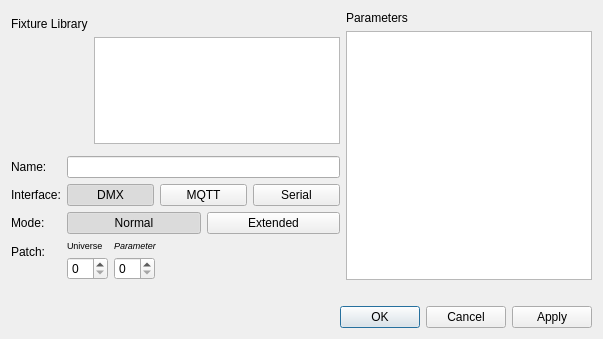
<?xml version="1.0" encoding="UTF-8"?>
<ui version="4.0">
 <class>FixtureSelect</class>
 <widget class="QDialog" name="FixtureSelect">
  <property name="geometry">
   <rect>
    <x>0</x>
    <y>0</y>
    <width>603</width>
    <height>339</height>
   </rect>
  </property>
  <property name="windowTitle">
   <string>Dialog</string>
  </property>
  <layout class="QGridLayout" name="gridLayout">
   <item row="2" column="0">
    <widget class="QDialogButtonBox" name="buttonBox">
     <property name="orientation">
      <enum>Qt::Orientation::Horizontal</enum>
     </property>
     <property name="standardButtons">
      <set>QDialogButtonBox::StandardButton::Apply|QDialogButtonBox::StandardButton::Cancel|QDialogButtonBox::StandardButton::Ok</set>
     </property>
     <property name="centerButtons">
      <bool>false</bool>
     </property>
    </widget>
   </item>
   <item row="0" column="0">
    <layout class="QHBoxLayout" name="horizontalLayout">
     <item>
      <layout class="QVBoxLayout" name="verticalLayout">
       <item>
        <layout class="QFormLayout" name="formLayout">
         <item row="1" column="0">
          <widget class="QLabel" name="label_2">
           <property name="text">
            <string>Fixture Library</string>
           </property>
          </widget>
         </item>
         <item row="0" column="1">
          <spacer name="verticalSpacer">
           <property name="orientation">
            <enum>Qt::Orientation::Vertical</enum>
           </property>
           <property name="sizeHint" stdset="0">
            <size>
             <width>20</width>
             <height>40</height>
            </size>
           </property>
          </spacer>
         </item>
         <item row="3" column="1">
          <spacer name="verticalSpacer_2">
           <property name="orientation">
            <enum>Qt::Orientation::Vertical</enum>
           </property>
           <property name="sizeHint" stdset="0">
            <size>
             <width>20</width>
             <height>40</height>
            </size>
           </property>
          </spacer>
         </item>
         <item row="2" column="1">
          <widget class="QTableView" name="fixtureLibraryView"/>
         </item>
        </layout>
       </item>
       <item>
        <layout class="QFormLayout" name="formLayout_2">
         <item row="1" column="0">
          <widget class="QLabel" name="label_4">
           <property name="text">
            <string>Interface:</string>
           </property>
          </widget>
         </item>
         <item row="2" column="0">
          <widget class="QLabel" name="label_5">
           <property name="text">
            <string>Mode:</string>
           </property>
          </widget>
         </item>
         <item row="2" column="1">
          <layout class="QHBoxLayout" name="horizontalLayout_3">
           <item>
            <widget class="QPushButton" name="normalModeButton">
             <property name="text">
              <string>Normal</string>
             </property>
             <property name="checkable">
              <bool>true</bool>
             </property>
             <property name="checked">
              <bool>true</bool>
             </property>
             <attribute name="buttonGroup">
              <string notr="true">buttonGroup_2</string>
             </attribute>
            </widget>
           </item>
           <item>
            <widget class="QPushButton" name="extendedModeButton">
             <property name="text">
              <string>Extended</string>
             </property>
             <property name="checkable">
              <bool>true</bool>
             </property>
             <attribute name="buttonGroup">
              <string notr="true">buttonGroup_2</string>
             </attribute>
            </widget>
           </item>
          </layout>
         </item>
         <item row="0" column="0">
          <widget class="QLabel" name="label_3">
           <property name="text">
            <string>Name:</string>
           </property>
          </widget>
         </item>
         <item row="0" column="1">
          <widget class="QLineEdit" name="fixtureNameEdit"/>
         </item>
         <item row="1" column="1">
          <layout class="QHBoxLayout" name="horizontalLayout_2">
           <item>
            <widget class="QPushButton" name="dmxButton">
             <property name="text">
              <string>DMX</string>
             </property>
             <property name="checkable">
              <bool>true</bool>
             </property>
             <property name="checked">
              <bool>true</bool>
             </property>
             <attribute name="buttonGroup">
              <string notr="true">buttonGroup</string>
             </attribute>
            </widget>
           </item>
           <item>
            <widget class="QPushButton" name="mqttButton">
             <property name="text">
              <string>MQTT</string>
             </property>
             <property name="checkable">
              <bool>true</bool>
             </property>
             <attribute name="buttonGroup">
              <string notr="true">buttonGroup</string>
             </attribute>
            </widget>
           </item>
           <item>
            <widget class="QPushButton" name="serialButton">
             <property name="text">
              <string>Serial</string>
             </property>
             <property name="checkable">
              <bool>true</bool>
             </property>
             <attribute name="buttonGroup">
              <string notr="true">buttonGroup</string>
             </attribute>
            </widget>
           </item>
          </layout>
         </item>
         <item row="3" column="0">
          <widget class="QLabel" name="label_6">
           <property name="text">
            <string>Patch:</string>
           </property>
          </widget>
         </item>
         <item row="3" column="1">
          <layout class="QFormLayout" name="formLayout_3">
           <property name="fieldGrowthPolicy">
            <enum>QFormLayout::FieldGrowthPolicy::ExpandingFieldsGrow</enum>
           </property>
           <property name="rowWrapPolicy">
            <enum>QFormLayout::RowWrapPolicy::DontWrapRows</enum>
           </property>
           <property name="labelAlignment">
            <set>Qt::AlignmentFlag::AlignLeading|Qt::AlignmentFlag::AlignLeft|Qt::AlignmentFlag::AlignVCenter</set>
           </property>
           <property name="formAlignment">
            <set>Qt::AlignmentFlag::AlignJustify|Qt::AlignmentFlag::AlignTop</set>
           </property>
           <item row="3" column="0">
            <widget class="QSpinBox" name="spinBox"/>
           </item>
           <item row="1" column="0">
            <widget class="QLabel" name="label_7">
             <property name="font">
              <font>
               <pointsize>7</pointsize>
              </font>
             </property>
             <property name="text">
              <string>Universe</string>
             </property>
            </widget>
           </item>
           <item row="1" column="1">
            <widget class="QLabel" name="label_8">
             <property name="font">
              <font>
               <pointsize>7</pointsize>
               <italic>true</italic>
              </font>
             </property>
             <property name="text">
              <string>Parameter</string>
             </property>
            </widget>
           </item>
           <item row="3" column="1">
            <widget class="QSpinBox" name="spinBox_2"/>
           </item>
          </layout>
         </item>
        </layout>
       </item>
      </layout>
     </item>
     <item>
      <layout class="QVBoxLayout" name="verticalLayout_2">
       <item>
        <widget class="QLabel" name="label">
         <property name="font">
          <font>
           <pointsize>9</pointsize>
           <bold>false</bold>
          </font>
         </property>
         <property name="text">
          <string>Parameters</string>
         </property>
        </widget>
       </item>
       <item>
        <widget class="QTableView" name="tableView">
         <property name="lineWidth">
          <number>1</number>
         </property>
         <property name="midLineWidth">
          <number>0</number>
         </property>
        </widget>
       </item>
      </layout>
     </item>
    </layout>
   </item>
   <item row="1" column="0">
    <widget class="QLabel" name="errorMessage">
     <property name="styleSheet">
      <string notr="true">color: #E13A35</string>
     </property>
     <property name="text">
      <string/>
     </property>
    </widget>
   </item>
  </layout>
 </widget>
 <resources/>
 <connections>
  <connection>
   <sender>buttonBox</sender>
   <signal>accepted()</signal>
   <receiver>FixtureSelect</receiver>
   <slot>accept()</slot>
   <hints>
    <hint type="sourcelabel">
     <x>248</x>
     <y>254</y>
    </hint>
    <hint type="destinationlabel">
     <x>157</x>
     <y>274</y>
    </hint>
   </hints>
  </connection>
  <connection>
   <sender>buttonBox</sender>
   <signal>rejected()</signal>
   <receiver>FixtureSelect</receiver>
   <slot>reject()</slot>
   <hints>
    <hint type="sourcelabel">
     <x>301</x>
     <y>282</y>
    </hint>
    <hint type="destinationlabel">
     <x>286</x>
     <y>274</y>
    </hint>
   </hints>
  </connection>
  <connection>
   <sender>buttonBox</sender>
   <signal>clicked(QAbstractButton*)</signal>
   <receiver>FixtureSelect</receiver>
   <slot>pressedButton(QAbstractButton*)</slot>
   <hints>
    <hint type="sourcelabel">
     <x>280</x>
     <y>255</y>
    </hint>
    <hint type="destinationlabel">
     <x>234</x>
     <y>144</y>
    </hint>
   </hints>
  </connection>
 </connections>
 <slots>
  <slot>selectionChanged(QListWidgetItem*,QListWidgetItem*)</slot>
  <slot>pressedButton(QAbstractButton*)</slot>
 </slots>
 <buttongroups>
  <buttongroup name="buttonGroup"/>
  <buttongroup name="buttonGroup_2"/>
 </buttongroups>
</ui>
